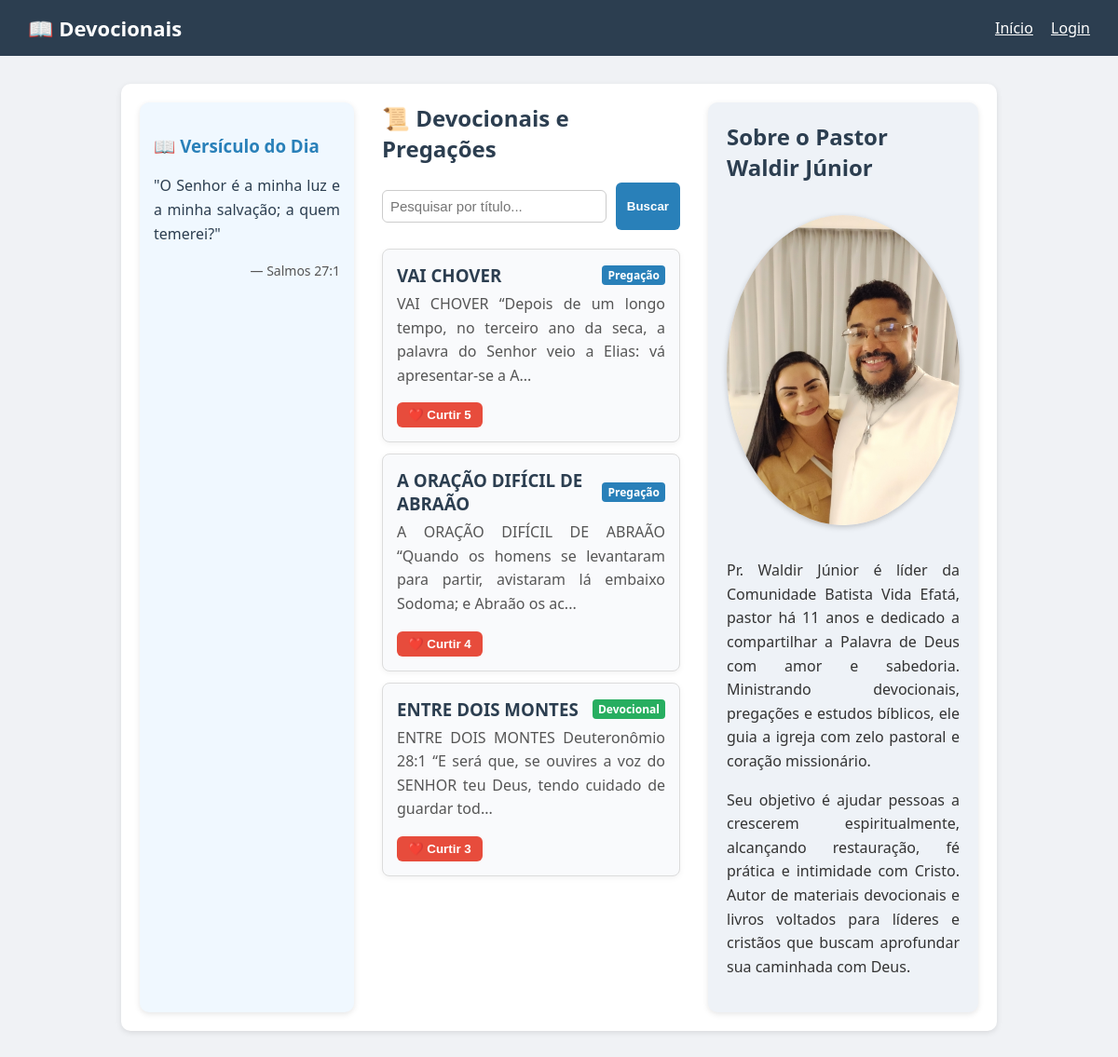
The page / on the database its author committed.
### tables this page shows
CREATE TABLE devocionais (
        id INTEGER PRIMARY KEY AUTOINCREMENT,
        titulo TEXT NOT NULL,
        conteudo TEXT NOT NULL,
        tipo TEXT NOT NULL DEFAULT 'devocional'
    );

### app.py (the view)
@app.route("/", methods=["GET"])
def index():
    query = request.args.get("q", "")
    conn = sqlite3.connect(DB_NAME)
    c = conn.cursor()
    if query:
        c.execute("SELECT id, titulo, tipo, conteudo FROM devocionais WHERE titulo LIKE ?", ('%'+query+'%',))
    else:
        c.execute("SELECT id, titulo, tipo, conteudo FROM devocionais")
    devocionais = c.fetchall()
    c.execute("SELECT devocional_id, likes FROM curtidas")
    curtidas_data = {row[0]: row[1] for row in c.fetchall()}
    conn.close()
    versiculo = versiculo_do_dia()
    return render_template("index.html", devocionais=devocionais, curtidas_data=curtidas_data,
                           query=query, versiculo_texto=versiculo[0], versiculo_ref=versiculo[1])

### app.py (called while the page is built)
def versiculo_do_dia():
    hoje = date.today()
    index = hoje.toordinal() % len(VERSICULOS)  # índice baseado na data
    return VERSICULOS[index]

### templates/index.html (shortened to what this page needs)
{% extends "base.html" %}
{% block content %}
<div style="display:flex; flex-wrap:wrap; gap:30px;">
  <div style="flex:1; min-width:200px; background:#f0f8ff; padding:15px; border-radius:10px; box-shadow:0 2px 6px rgba(0,0,0,0.1);">
    <h3 style="color:#2980b9;">📖 Versículo do Dia</h3>
    <p id="versiculo-texto" style="font-size:16px; color:#2c3e50;">"{{ versiculo_texto }}"</p>
    <p id="versiculo-ref" style="font-size:14px; color:#555; text-align:right;">— {{ versiculo_ref }}</p>
  </div>
  <div style="flex:2; min-width:300px;">
    <h2 style="color:#2c3e50;">📜 Devocionais e Pregações</h2>
    <form method="GET" style="margin-bottom:20px; display:flex; gap:10px;">
        <input type="text" name="q" placeholder="Pesquisar por título..." value="{{ query }}" style="flex:1; padding:8px; border-radius:6px; border:1px solid #ccc;">
        <button type="submit" style="padding:8px 12px; background:#2980b9; color:white; border:none; border-radius:6px;">Buscar</button>
    </form>
    {% for dev in devocionais %}
    <div style="background:#f9fafc; padding:15px; margin-bottom:12px; border-radius:8px; border:1px solid #dcdcdc; box-shadow:0 2px 6px rgba(0,0,0,0.05);">
        <a href="{{ url_for('view', devocional_id=dev[0]) }}" style="text-decoration:none; color:#2c3e50;">
            <h3 style="margin:0; display:flex; justify-content:space-between; align-items:center;">
                {{ dev[1] }}
                {% if dev[2] == 'devocional' %}
                    <span style="background:#27ae60; color:white; font-size:12px; padding:2px 6px; border-radius:4px;">Devocional</span>
                {% elif dev[2] == 'pregacao' %}
                    <span style="background:#2980b9; color:white; font-size:12px; padding:2px 6px; border-radius:4px;">Pregação</span>
                {% endif %}
            </h3>
            {% if dev[3] %}
            <p style="margin-top:6px; color:#555;">{{ dev[3][:120] }}{% if dev[3]|length > 120 %}...{% endif %}</p>
            {% endif %}
        </a>
        <div style="margin-top:10px;">
            <button class="like-btn" data-id="{{ dev[0] }}" style="background:#e74c3c; color:white; border:none; border-radius:6px; padding:6px 12px; cursor:pointer;">
                ❤️ Curtir <span class="like-count">{{ curtidas_data.get(dev[0], 0) }}</span>
            </button>
        </div>
    </div>
    {% else %}
    <p>Nenhuma devocional encontrada.</p>
    {% endfor %}
  </div>
  <div style="flex:1; min-width:250px; background:#eef2f7; padding:20px; border-radius:10px; box-shadow:0 2px 6px rgba(0,0,0,0.1);">
    <h2 style="color:#2c3e50;">Sobre o Pastor Waldir Júnior</h2>
    <img src="{{ url_for('static', filename='foto_pastor.jpg') }}" alt="Pastor Waldir" style="width:100%; border-radius:100%; margin-top:15px; margin-bottom:15px; box-shadow:0 2px 6px rgba(0,0,0,0.2);">
    <p>Pr. Waldir Júnior é líder da Comunidade Batista Vida Efatá, pastor há 11 anos e dedicado a compartilhar a Palavra de Deus com amor e sabedoria. Ministrando devocionais, pregações e estudos bíblicos, ele guia a igreja com zelo pastoral e coração missionário.</p>
    <p>Seu objetivo é ajudar pessoas a crescerem espiritualmente, alcançando restauração, fé prática e intimidade com Cristo. Autor de materiais devocionais e livros voltados para líderes e cristãos que buscam aprofundar sua caminhada com Deus.</p>
  </div>
</div>
{% endblock %}

### templates/base.html (shortened to what this page needs)
<!DOCTYPE html>
<html lang="pt-br">
<head>
</head>
<body>
    <header>
        <h1>📖 Devocionais</h1>
        <nav>
          <a href="{{ url_for('index') }}">Início</a>
          {% if session.get("admin") %}
              <a href="{{ url_for('admin') }}">Admin</a>
              <a href="{{ url_for('logout') }}">Sair</a>
          {% else %}
              <a href="{{ url_for('login') }}">Login</a>
          {% endif %}
      </nav>
    </header>
    <div class="container">
        {% block content %}{% endblock %}
    </div>
</body>
</html>

### templates/base.html (style rules this page uses)
body { font-family: "Segoe UI", Roboto, Arial, sans-serif; margin: 0; background: #f0f2f5; color: #333; }
header { background: #2c3e50; color: white; padding: 15px 30px; display: flex; justify-content: space-between; align-items: center; }
header h1 { margin: 0; font-size: 22px; }
nav a { color: white; margin-left: 15px; font-weight: 500; }
.container { max-width: 900px; margin: 30px auto; padding: 20px; background: white; border-radius: 10px; box-shadow: 0 2px 6px rgba(0,0,0,0.1); }
button, input[type="submit"] { padding: 10px 18px; border: none; border-radius: 5px; background: #2c3e50; color: white; cursor: pointer; font-weight: bold; }
input, textarea { width: 100%; padding: 10px; border: 1px solid #ccc; border-radius: 6px; margin: 8px 0; font-size: 15px; }
h2 { margin-top: 0; color: #2c3e50; }
p { line-height: 1.6; text-align: justify; }

### rows shown on the page
devocionais: titulo "VAI CHOVER", tipo "Pregação", conteudo "VAI CHOVER “Depois de um longo tempo, no terceiro ano da seca, a palavra do Senhor veio a Elias: vá apresentar-se a A", get "5"
devocionais: titulo "A ORAÇÃO DIFÍCIL DE ABRAÃO", tipo "Pregação", conteudo "A ORAÇÃO DIFÍCIL DE ABRAÃO “Quando os homens se levantaram para partir, avistaram lá embaixo Sodoma; e Abraão os ac", get "4"
devocionais: titulo "ENTRE DOIS MONTES", tipo "Devocional", conteudo "ENTRE DOIS MONTES Deuteronômio 28:1 “E será que, se ouvires a voz do SENHOR teu Deus, tendo cuidado de guardar tod", get "3"
